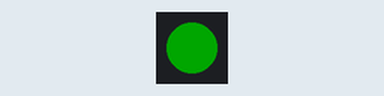
Recording of a sketch running on a simulated Arduino Mega 2560, built with avr-gcc and run on an emulated ATmega2560. Parts: 1 RGB LEDs in strip order, left to right. Dim RGB values are drawn brighter than linear; colours are those a GRB WS2812 strip shows for the declared byte order.

Above: at 0.07 s.
At 3.83 s:
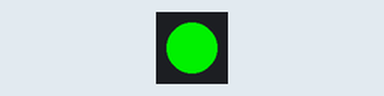
Timing chart, 0 to 7.6 s (numbered marks = the images above):
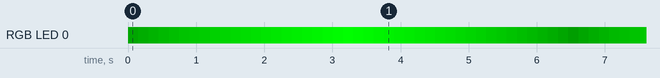

The sketch:

Pico_blink_fast_led_sfumato_Test00.ino
```cpp
#include <FastLED.h>

// How many leds in your strip?
#define NUM_LEDS 1

// For led chips like WS2812, which have a data line, ground, and power, you just
// need to define DATA_PIN.  For led chipsets that are SPI based (four wires - data, clock,
// ground, and power), like the LPD8806 define both DATA_PIN and CLOCK_PIN
// Clock pin only needed for SPI based chipsets when not using hardware SPI

#define DATA_PIN 28


//#define CLOCK_PIN 13

// Define the array of leds
CRGB leds[NUM_LEDS];

int i=40;
int j=1;

void setup() {

//Serial.begin(9600);

    // Uncomment/edit one of the following lines for your leds arrangement.
    // ## Clockless types ##
    //FastLED.addLeds<NEOPIXEL, DATA_PIN>(leds, NUM_LEDS);  // GRB ordering is assumed
    // FastLED.addLeds<SM16703, DATA_PIN, RGB>(leds, NUM_LEDS);
    // FastLED.addLeds<TM1829, DATA_PIN, RGB>(leds, NUM_LEDS);
    // FastLED.addLeds<TM1812, DATA_PIN, RGB>(leds, NUM_LEDS);
    // FastLED.addLeds<TM1809, DATA_PIN, RGB>(leds, NUM_LEDS);
    // FastLED.addLeds<TM1804, DATA_PIN, RGB>(leds, NUM_LEDS);
    // FastLED.addLeds<TM1803, DATA_PIN, RGB>(leds, NUM_LEDS);
    // FastLED.addLeds<UCS1903, DATA_PIN, RGB>(leds, NUM_LEDS);
    // FastLED.addLeds<UCS1903B, DATA_PIN, RGB>(leds, NUM_LEDS);
    // FastLED.addLeds<UCS1904, DATA_PIN, RGB>(leds, NUM_LEDS);
    // FastLED.addLeds<UCS2903, DATA_PIN, RGB>(leds, NUM_LEDS);
    // FastLED.addLeds<WS2812, DATA_PIN, RGB>(leds, NUM_LEDS);  // GRB ordering is typical
    // FastLED.addLeds<WS2852, DATA_PIN, RGB>(leds, NUM_LEDS);  // GRB ordering is typical
     FastLED.addLeds<WS2812B, DATA_PIN, RGB>(leds, NUM_LEDS);  // GRB ordering is typical
    // FastLED.addLeds<GS1903, DATA_PIN, RGB>(leds, NUM_LEDS);
    // FastLED.addLeds<SK6812, DATA_PIN, RGB>(leds, NUM_LEDS);  // GRB ordering is typical
    // FastLED.addLeds<SK6822, DATA_PIN, RGB>(leds, NUM_LEDS);
    // FastLED.addLeds<APA106, DATA_PIN, RGB>(leds, NUM_LEDS);
    // FastLED.addLeds<PL9823, DATA_PIN, RGB>(leds, NUM_LEDS);
    // FastLED.addLeds<SK6822, DATA_PIN, RGB>(leds, NUM_LEDS);
    // FastLED.addLeds<WS2811, DATA_PIN, RGB>(leds, NUM_LEDS);
    // FastLED.addLeds<WS2813, DATA_PIN, RGB>(leds, NUM_LEDS);
    // FastLED.addLeds<APA104, DATA_PIN, RGB>(leds, NUM_LEDS);
    // FastLED.addLeds<WS2811_400, DATA_PIN, RGB>(leds, NUM_LEDS);
    // FastLED.addLeds<GE8822, DATA_PIN, RGB>(leds, NUM_LEDS);
    // FastLED.addLeds<GW6205, DATA_PIN, RGB>(leds, NUM_LEDS);
    // FastLED.addLeds<GW6205_400, DATA_PIN, RGB>(leds, NUM_LEDS);
    // FastLED.addLeds<LPD1886, DATA_PIN, RGB>(leds, NUM_LEDS);
    // FastLED.addLeds<LPD1886_8BIT, DATA_PIN, RGB>(leds, NUM_LEDS);
    // ## Clocked (SPI) types ##
    // FastLED.addLeds<LPD6803, DATA_PIN, CLOCK_PIN, RGB>(leds, NUM_LEDS);  // GRB ordering is typical
    // FastLED.addLeds<LPD8806, DATA_PIN, CLOCK_PIN, RGB>(leds, NUM_LEDS);  // GRB ordering is typical
    // FastLED.addLeds<WS2801, DATA_PIN, CLOCK_PIN, RGB>(leds, NUM_LEDS);
    // FastLED.addLeds<WS2803, DATA_PIN, CLOCK_PIN, RGB>(leds, NUM_LEDS);
    // FastLED.addLeds<SM16716, DATA_PIN, CLOCK_PIN, RGB>(leds, NUM_LEDS);
    // FastLED.addLeds<P9813, DATA_PIN, CLOCK_PIN, RGB>(leds, NUM_LEDS);  // BGR ordering is typical
    // FastLED.addLeds<DOTSTAR, DATA_PIN, CLOCK_PIN, RGB>(leds, NUM_LEDS);  // BGR ordering is typical
    // FastLED.addLeds<APA102, DATA_PIN, CLOCK_PIN, RGB>(leds, NUM_LEDS);  // BGR ordering is typical
    // FastLED.addLeds<SK9822, DATA_PIN, CLOCK_PIN, RGB>(leds, NUM_LEDS);  // BGR ordering is typical

}

void loop() {
if(i>240 || i<35){
  //i=10;
  j=-j;
  }
  //Serial.println(i);
FastLED.setBrightness(i);
  // Now turn the LED off, then pause
   leds[0] = CRGB::Red;

  //leds[0] = CRGB::Green;
  FastLED.show();
  i=i+j*10;
  delay(150);


}
```

Measured:
- by itself, RGB LED 0: off → RGB(0, 40, 0) at 0.00 s, → RGB(0, 50, 0) 0.15 s later, → RGB(0, 60, 0) 0.15 s later, → RGB(0, 70, 0) 0.15 s later, … (267 changes in this stretch)
- by itself, everything shown: repeats every 6.6 s, in 44 steps
